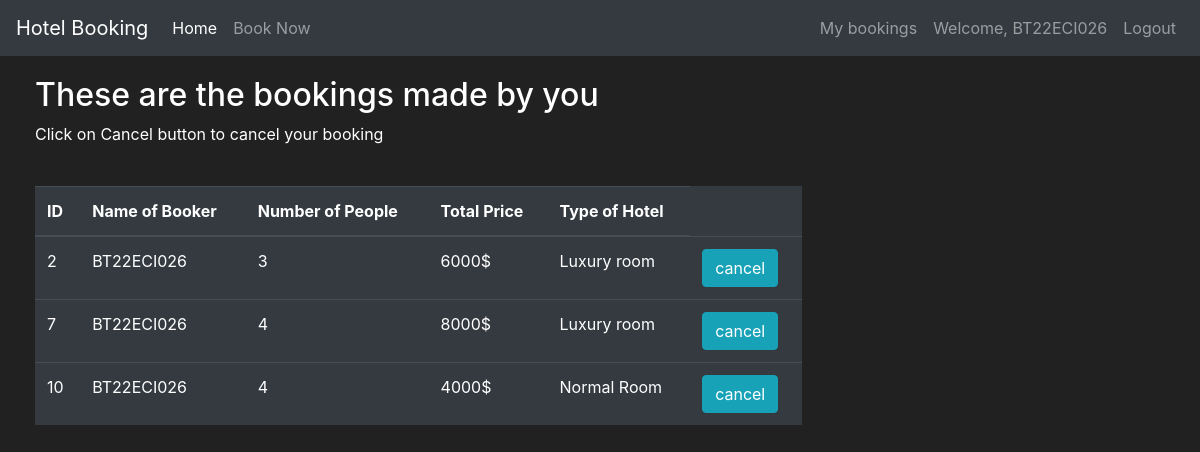
The page /bookings (signed in) on the database its author committed.
### hotel/models.py (models this page shows, shortened)
class User(db.Model, UserMixin):
    id = db.Column(db.Integer(), primary_key=True)
    username = db.Column(db.String(length=30), nullable=False, unique=True)
    email_address = db.Column(db.String(length=50), nullable=False, unique=True)
    password_hash = db.Column(db.String(length=60), nullable=False)
    bookings = db.relationship('booking', backref='user', lazy=True)
    @property
    def password(self):
        return self.password

class booking(db.Model):
    no = db.Column(db.Integer(), primary_key=True)
    owner_id = db.Column(db.String(), db.ForeignKey('user.username'))
    number_of_people = db.Column(db.Integer())
    total_cost = db.Column(db.Integer())
    type_of_hotel = db.Column(db.String(), db.ForeignKey('item.name'))
    owner = db.relationship('User', back_populates='bookings')
    hotel = db.relationship('Item', back_populates='bookings')

### hotel/routes.py (the view, shortened to what this page needs)
@app.route('/bookings', methods=['GET', 'POST'])
@login_required
def show_bookings_page():
    cancelling_form = cancelBookingForm()
    owned_items = booking.query.filter_by(owner_id=current_user.username)
    if request.method == "GET":
        return render_template('bookings.html', owned_items=owned_items, cancelling_form=cancelling_form)

### hotel/models.py (called while the page is built)
@login_manager.user_loader
def load_user(user_id):
    return User.query.get(int(user_id))

### hotel/templates/bookings.html (shortened to what this page needs)
{% extends 'base.html' %}
{% block content %}
<div class="row" style="margin-top:20px; margin-left:20px">
   <div class="col-8">
       <h2>These are the bookings made by you</h2>
       <p>Click on Cancel button to cancel your booking</p>
       <br>
      <table class="table table-hover table-dark">
         <thead>
            <tr>
               <th scope="col">ID</th>
               <th scope="col">Name of Booker</th>
               <th scope="col">Number of People</th>
               <th scope="col">Total Price</th>
               <th scope="col">Type of Hotel</th>
            </tr>
         </thead>
         <tbody>
            {% for item in owned_items %}
            <tr>
               <td>{{ item.no }}</td>
               <td>{{ item.owner_id }}</td>
               <td>{{ item.number_of_people }}</td>
               <td>{{ item.total_cost }}$</td>
               <td>{{ item.type_of_hotel }}</td>
               <td>
                  <button class="btn btn-outline btn-info" data-toggle="modal" data-target="#Modal-CancellingConfirm-{{ item.no }}">cancel</button>
               </td>
            </tr>
            {% endfor %}
         </tbody>
      </table>
   </div>
</div>
{% endblock %}

### hotel/templates/base.html (shortened to what this page needs)
<!doctype html>
<html lang="en">
<head>
    <link rel="stylesheet" href="https://cdn.jsdelivr.net/npm/bootstrap@4.5.3/dist/css/bootstrap.min.css"
>
</head>
<body>
    <nav class="navbar navbar-expand-md navbar-dark bg-dark">
        <a class="navbar-brand" href="#">Hotel Booking</a>
        <div class="collapse navbar-collapse" id="navbarNav">
            <ul class="navbar-nav mr-auto">
                <li class="nav-item active">
                    <a class="nav-link" href="{{ url_for('home_page') }}">Home </a>
                </li>
                <li class="nav-item">
                    <a class="nav-link" href="{{ url_for('market_page') }}">Book Now</a>
                </li>
            </ul>
            {% if current_user.is_authenticated %}
            <ul class="navbar-nav">
                <li class="nav-item">
                    <a class="nav-link" href="{{ url_for('show_bookings_page') }}">My bookings</a>
                </li>
                <li class="nav-item">
                    <a class="nav-link">Welcome, {{ current_user.username }}</a>
                </li>
                <li class="nav-item">
                    <a class="nav-link" href="{{ url_for('logout_page') }}">Logout</a>
                </li>
            </ul>
            {% endif %}
        </div>
    </nav>
    {% block content %}
    {% endblock %}
</body>
</html>

### hotel/templates/base.html (style rules this page uses)
body { background-color: #212121; color: white }

### rows shown on the page
User: username "BT22ECI026"
booking: no "2", owner_id "BT22ECI026", number_of_people "3", total_cost "6000", type_of_hotel "Luxury room"
booking: no "7", owner_id "BT22ECI026", number_of_people "4", total_cost "8000", type_of_hotel "Luxury room"
booking: no "10", owner_id "BT22ECI026", number_of_people "4", total_cost "4000", type_of_hotel "Normal Room"
